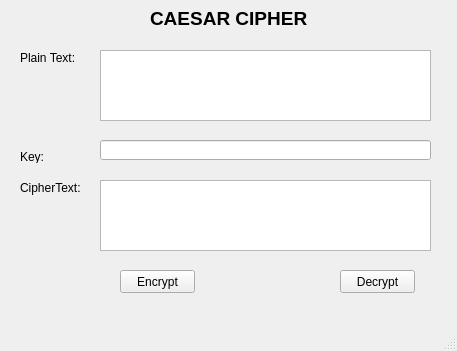
<?xml version="1.0" encoding="UTF-8"?>
<ui version="4.0">
 <class>MainWindow</class>
 <widget class="QMainWindow" name="MainWindow">
  <property name="geometry">
   <rect>
    <x>0</x>
    <y>0</y>
    <width>457</width>
    <height>351</height>
   </rect>
  </property>
  <property name="windowTitle">
   <string>Caesar Cipher</string>
  </property>
  <widget class="QWidget" name="centralwidget">
   <widget class="QLabel" name="label">
    <property name="geometry">
     <rect>
      <x>150</x>
      <y>10</y>
      <width>161</width>
      <height>16</height>
     </rect>
    </property>
    <property name="font">
     <font>
      <pointsize>14</pointsize>
      <weight>75</weight>
      <bold>true</bold>
     </font>
    </property>
    <property name="text">
     <string>CAESAR CIPHER</string>
    </property>
   </widget>
   <widget class="QLabel" name="label_2">
    <property name="geometry">
     <rect>
      <x>20</x>
      <y>50</y>
      <width>71</width>
      <height>16</height>
     </rect>
    </property>
    <property name="text">
     <string>Plain Text:</string>
    </property>
   </widget>
   <widget class="QLabel" name="label_3">
    <property name="geometry">
     <rect>
      <x>20</x>
      <y>150</y>
      <width>47</width>
      <height>13</height>
     </rect>
    </property>
    <property name="text">
     <string>Key:</string>
    </property>
   </widget>
   <widget class="QLineEdit" name="txt_key">
    <property name="geometry">
     <rect>
      <x>100</x>
      <y>140</y>
      <width>331</width>
      <height>20</height>
     </rect>
    </property>
   </widget>
   <widget class="QLabel" name="label_4">
    <property name="geometry">
     <rect>
      <x>20</x>
      <y>180</y>
      <width>71</width>
      <height>16</height>
     </rect>
    </property>
    <property name="text">
     <string>CipherText:</string>
    </property>
   </widget>
   <widget class="QPushButton" name="btn_encrypt">
    <property name="geometry">
     <rect>
      <x>120</x>
      <y>270</y>
      <width>75</width>
      <height>23</height>
     </rect>
    </property>
    <property name="text">
     <string>Encrypt</string>
    </property>
   </widget>
   <widget class="QPushButton" name="btn_decrypt">
    <property name="geometry">
     <rect>
      <x>340</x>
      <y>270</y>
      <width>75</width>
      <height>23</height>
     </rect>
    </property>
    <property name="text">
     <string>Decrypt</string>
    </property>
   </widget>
   <widget class="QTextEdit" name="txt_plain_text">
    <property name="geometry">
     <rect>
      <x>100</x>
      <y>50</y>
      <width>331</width>
      <height>71</height>
     </rect>
    </property>
   </widget>
   <widget class="QTextEdit" name="txt_cipher_text">
    <property name="geometry">
     <rect>
      <x>100</x>
      <y>180</y>
      <width>331</width>
      <height>71</height>
     </rect>
    </property>
   </widget>
  </widget>
  <widget class="QMenuBar" name="menubar">
   <property name="geometry">
    <rect>
     <x>0</x>
     <y>0</y>
     <width>457</width>
     <height>21</height>
    </rect>
   </property>
  </widget>
  <widget class="QStatusBar" name="statusbar"/>
 </widget>
 <tabstops>
  <tabstop>txt_plain_text</tabstop>
  <tabstop>txt_key</tabstop>
  <tabstop>txt_cipher_text</tabstop>
  <tabstop>btn_encrypt</tabstop>
  <tabstop>btn_decrypt</tabstop>
 </tabstops>
 <resources/>
 <connections/>
</ui>
